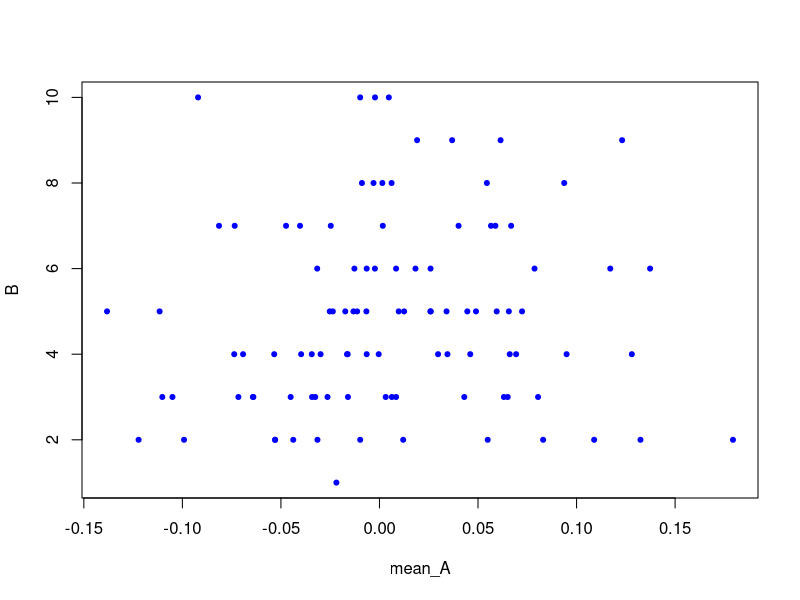

This figure's R source:
library(data.table)


N <- 100000                                              # Number of observations
set.seed(6)                                              # Set seed for reproducible results
DT_1 <- data.table( "A" = rnorm(N),                      # Create a data.table
                    "B" = rpois(N, 5),
                    "C" = sample(c(TRUE, FALSE),       N, replace = TRUE),
                    "D" = factor(sample(letters[1:20], N, replace = TRUE)),
                    "E" = sample(month.abb[1:12],      N, replace = TRUE) )

head(DT_1)
str(DT_1)
head(DT_1$A)
head(DT_1[, A])   
head(DT_1[, 1])    

column_to_choose <- "A"
head(DT_1[, .SD, .SDcols = column_to_choose])               # Possibility 4

DT_2 <- DT_1[ C == TRUE & E %in% month.abb[1:6], ]       # Data subset
head(DT_2)    

DT_1[ C == TRUE & D %in% letters[1:10], summary(A + B)]  # Calculate summary statistics
#    Min. 1st Qu.  Median    Mean 3rd Qu.    Max. 
#  -3.237   3.255   4.844   5.000   6.590  18.931

DT_1[ E %in% month.abb[1:6], list("mean_A" = mean(A), "sum_A" = sum(A)), by = E]

DT_1[ C == TRUE & D %in% letters[1:10] & E %in% month.abb[1:6], .N]
# [1] 12486

DT_3 <- data.table::copy(DT_1)                           # Replicate the data
DT_4 <- DT_3[ C == FALSE, "N" := .N, by = list(D, E)]
head(DT_4)

DT_5 <- DT_1[ , "mean_A" := mean(A), by = list(C, D, E)]
DT_5[ 1:100, plot(mean_A, B, pch = 20, col = "blue") ]


